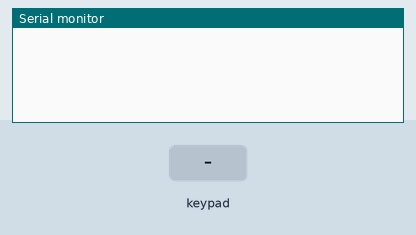
This sketch was run on a simulated Arduino Uno, built with avr-gcc and run on an emulated ATmega328P. Shown: the last lines printed to the serial monitor. Inputs (shaded band) come from the test bench.

Above: at 1.2 s.
1.3 s: key '1' pressed
At 2.3 s:
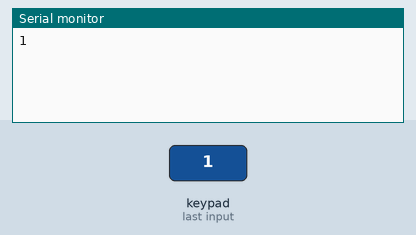
2.8 s: keypad keys 8 9 1 0 1 1 # pressed 0.4 s apart
At 6.5 s:
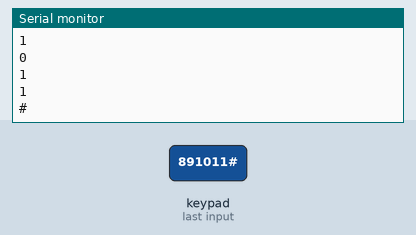
7.1 s: key '*' pressed
At 7.9 s:
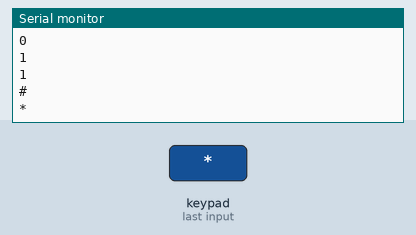
8.6 s: keypad keys 1 3 9 7 2 2 pressed 0.4 s apart
At 12.0 s:
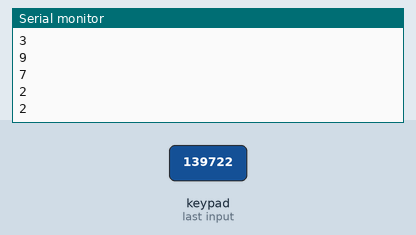
Timing chart, 0 to 13.5 s (numbered marks = the images above; inputs shaded):
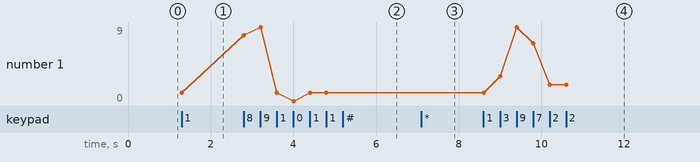

Measured:
- after the input at 1.3 s, the serial monitor: prints a new line at once (image 1)
- after the input at 2.8 s, the serial monitor: prints a new line at once (image 2)
- after the input at 7.1 s, the serial monitor: prints a new line at once (image 3)
- after the input at 8.6 s, the serial monitor: prints a new line at once (image 4)
- plotted number 1: 1 → 2 after the input at 8.6 s

The sketch:

keypad.ino
```cpp
#include <Keypad.h>
const byte ROWS= 4;
const byte COLS =3;
char keys[ROWS][COLS]={
{'1','2','3'},
{'4','5','6'},
{'7','8','9'},
{'*','0','#'}
};
byte rowPins[ROWS] = {8,9,10,11};
byte colPins[COLS] = {12,13,A0};
Keypad keypad = Keypad(makeKeymap(keys),rowPins,colPins,ROWS,COLS);
void setup() {
  // put your setup code here, to run once:
Serial.begin(9600);
}

void loop() {
  // put your main code here, to run repeatedly:
char key = keypad.getKey();
if(key!=NO_KEY){
Serial.println(key);
}
}
```
